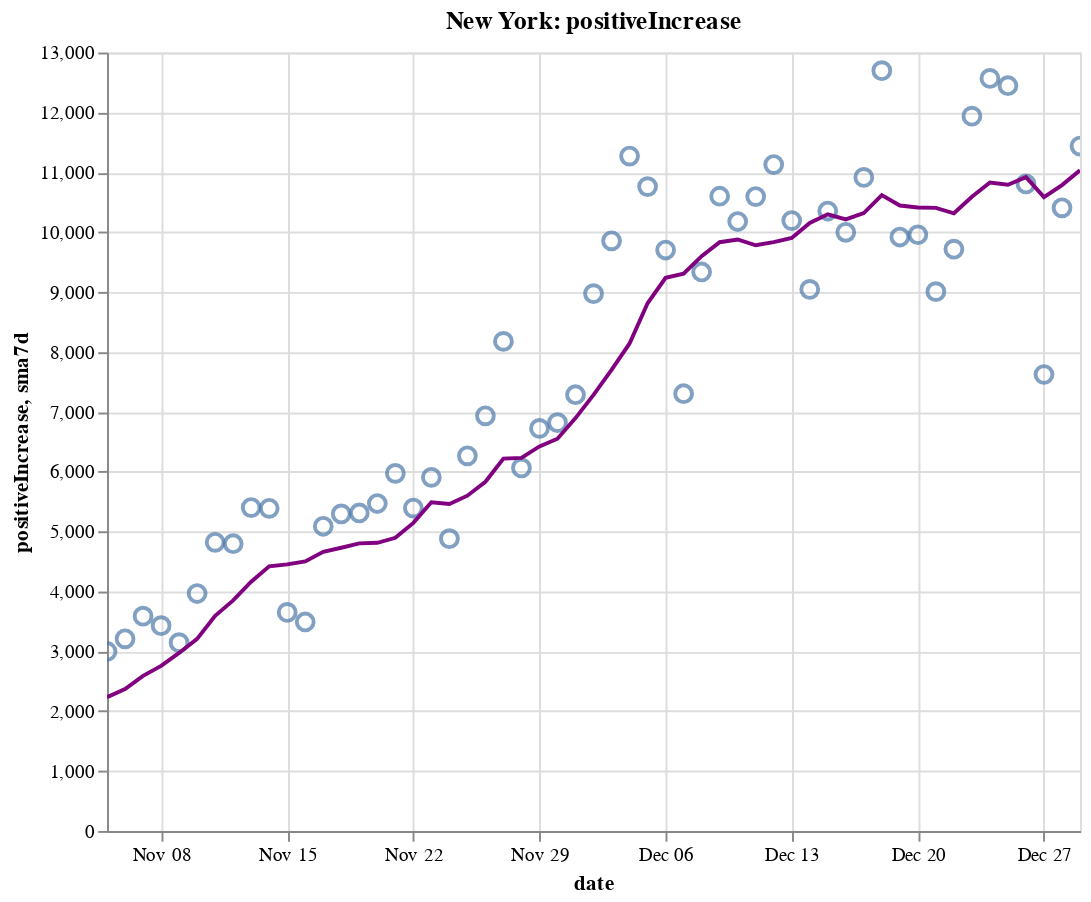

The cell this chart's notebook holds for it:
### Code cell
create_plot(ny, 'positiveIncrease')

### Figure 1 — Vega-Lite specification as saved in the notebook (floating-point values rounded to 4 significant figures)
{"config": {"view": {"continuousWidth": 400, "continuousHeight": 300}}, "layer": [{"layer": [{"mark": {"type": "point", "size": 75}, "encoding": {"tooltip": [{"type": "temporal", "field": "date"}, {"type": "quantitative", "field": "positiveIncrease"}, {"type": "quantitative", "field": "sma7d"}], "x": {"type": "temporal", "field": "date"}, "y": {"type": "quantitative", "field": "positiveIncrease"}}, "selection": {"selector008": {"type": "interval", "bind": "scales", "encodings": ["x", "y"]}}}, {"mark": {"type": "line", "color": "purple"}, "encoding": {"x": {"type": "temporal", "field": "date"}, "y": {"type": "quantitative", "field": "sma7d"}}}]}, {"mark": {"type": "rule", "color": "#aaa"}, "encoding": {"x": {"type": "temporal", "field": "date"}}, "transform": [{"filter": {"selection": "selector007"}}]}, {"mark": "circle", "encoding": {"opacity": {"condition": {"value": 1, "selection": "selector007"}, "value": 0}, "tooltip": [{"type": "temporal", "field": "date"}, {"type": "quantitative", "field": "positiveIncrease"}, {"type": "quantitative", "field": "sma7d"}], "x": {"type": "temporal", "field": "date"}, "y": {"type": "quantitative", "field": "positiveIncrease"}}, "selection": {"selector007": {"type": "single", "encodings": ["x"], "on": "mouseover", "nearest": true, "empty": "none"}}}, {"mark": {"type": "text", "align": "left", "dx": 5, "dy": -5, "stroke": "white", "strokeWidth": 2}, "encoding": {"text": {"type": "quantitative", "field": "positiveIncrease"}, "tooltip": [{"type": "temporal", "field": "date"}, {"type": "quantitative", "field": "positiveIncrease"}, {"type": "quantitative", "field": "sma7d"}], "x": {"type": "temporal", "field": "date"}, "y": {"type": "quantitative", "field": "positiveIncrease"}}, "transform": [{"filter": {"selection": "selector007"}}]}, {"mark": {"type": "text", "align": "left", "dx": 5, "dy": -5}, "encoding": {"text": {"type": "quantitative", "field": "positiveIncrease"}, "tooltip": [{"type": "temporal", "field": "date"}, {"type": "quantitative", "field": "positiveIncrease"}, {"type": "quantitative", "field": "sma7d"}], "x": {"type": "temporal", "field": "date"}, "y": {"type": "quantitative", "field": "positiveIncrease"}}, "transform": [{"filter": {"selection": "selector007"}}]}], "data": {"name": "data-fa1f53c5f6afba2653d2757148e53e1e"}, "height": 400, "title": "New York: positiveIncrease", "width": 500, "$schema": "https://vega.github.io/schema/vega-lite/v4.8.1.json", "datasets": {"data-fa1f53c5f6afba2653d2757148e53e1e": [{"date": "2020-11-05T00:00:00", "totalTestResultsIncrease": 161000.0, "positiveIncrease": 2997.0, "death": 25890.0, "deathIncrease": 24.0, "positiveRate": 0.019, "state": "New York", "sma7d": 2234.0}, {"date": "2020-11-06T00:00:00", "totalTestResultsIncrease": 160700.0, "positiveIncrease": 3209.0, "death": 25910.0, "deathIncrease": 18.0, "positiveRate": 0.02, "state": "New York", "sma7d": 2370.0}, {"date": "2020-11-07T00:00:00", "totalTestResultsIncrease": 163300.0, "positiveIncrease": 3587.0, "death": 25930.0, "deathIncrease": 18.0, "positiveRate": 0.022, "state": "New York", "sma7d": 2590.0}, {"date": "2020-11-08T00:00:00", "totalTestResultsIncrease": 145600.0, "positiveIncrease": 3428.0, "death": 25950.0, "deathIncrease": 19.0, "positiveRate": 0.024, "state": "New York", "sma7d": 2757.0}, {"date": "2020-11-09T00:00:00", "totalTestResultsIncrease": 111400.0, "positiveIncrease": 3144.0, "death": 25970.0, "deathIncrease": 26.0, "positiveRate": 0.028, "state": "New York", "sma7d": 2973.0}, {"date": "2020-11-10T00:00:00", "totalTestResultsIncrease": 128000.0, "positiveIncrease": 3965.0, "death": 26000.0, "deathIncrease": 32.0, "positiveRate": 0.031, "state": "New York", "sma7d": 3208.0}, {"date": "2020-11-11T00:00:00", "totalTestResultsIncrease": 164300.0, "positiveIncrease": 4820.0, "death": 26030.0, "deathIncrease": 21.0, "positiveRate": 0.029, "state": "New York", "sma7d": 3593.0}, {"date": "2020-11-12T00:00:00", "totalTestResultsIncrease": 162600.0, "positiveIncrease": 4797.0, "death": 26060.0, "deathIncrease": 29.0, "positiveRate": 0.029, "state": "New York", "sma7d": 3850.0}, {"date": "2020-11-13T00:00:00", "totalTestResultsIncrease": 203700.0, "positiveIncrease": 5401.0, "death": 26080.0, "deathIncrease": 24.0, "positiveRate": 0.027, "state": "New York", "sma7d": 4163.0}, {"date": "2020-11-14T00:00:00", "totalTestResultsIncrease": 184200.0, "positiveIncrease": 5388.0, "death": 26100.0, "deathIncrease": 24.0, "positiveRate": 0.029, "state": "New York", "sma7d": 4420.0}, {"date": "2020-11-15T00:00:00", "totalTestResultsIncrease": 133200.0, "positiveIncrease": 3649.0, "death": 26130.0, "deathIncrease": 30.0, "positiveRate": 0.027, "state": "New York", "sma7d": 4452.0}, {"date": "2020-11-16T00:00:00", "totalTestResultsIncrease": 124600.0, "positiveIncrease": 3490.0, "death": 26160.0, "deathIncrease": 26.0, "positiveRate": 0.028, "state": "New York", "sma7d": 4501.0}, {"date": "2020-11-17T00:00:00", "totalTestResultsIncrease": 159900.0, "positiveIncrease": 5088.0, "death": 26190.0, "deathIncrease": 30.0, "positiveRate": 0.032, "state": "New York", "sma7d": 4662.0}, {"date": "2020-11-18T00:00:00", "totalTestResultsIncrease": 154400.0, "positiveIncrease": 5294.0, "death": 26220.0, "deathIncrease": 36.0, "positiveRate": 0.034, "state": "New York", "sma7d": 4730.0}, {"date": "2020-11-19T00:00:00", "totalTestResultsIncrease": 195200.0, "positiveIncrease": 5310.0, "death": 26260.0, "deathIncrease": 32.0, "positiveRate": 0.027, "state": "New York", "sma7d": 4803.0}, {"date": "2020-11-20T00:00:00", "totalTestResultsIncrease": 205500.0, "positiveIncrease": 5468.0, "death": 26290.0, "deathIncrease": 35.0, "positiveRate": 0.027, "state": "New York", "sma7d": 4812.0}, {"date": "2020-11-21T00:00:00", "totalTestResultsIncrease": 207900.0, "positiveIncrease": 5972.0, "death": 26330.0, "deathIncrease": 34.0, "positiveRate": 0.029, "state": "New York", "sma7d": 4896.0}, {"date": "2020-11-22T00:00:00", "totalTestResultsIncrease": 196600.0, "positiveIncrease": 5392.0, "death": 26360.0, "deathIncrease": 31.0, "positiveRate": 0.027, "state": "New York", "sma7d": 5145.0}, {"date": "2020-11-23T00:00:00", "totalTestResultsIncrease": 191500.0, "positiveIncrease": 5906.0, "death": 26390.0, "deathIncrease": 33.0, "positiveRate": 0.031, "state": "New York", "sma7d": 5490.0}, {"date": "2020-11-24T00:00:00", "totalTestResultsIncrease": 164800.0, "positiveIncrease": 4881.0, "death": 26440.0, "deathIncrease": 51.0, "positiveRate": 0.03, "state": "New York", "sma7d": 5460.0}, {"date": "2020-11-25T00:00:00", "totalTestResultsIncrease": 173100.0, "positiveIncrease": 6265.0, "death": 26480.0, "deathIncrease": 41.0, "positiveRate": 0.036, "state": "New York", "sma7d": 5599.0}, {"date": "2020-11-26T00:00:00", "totalTestResultsIncrease": 217700.0, "positiveIncrease": 6933.0, "death": 26550.0, "deathIncrease": 67.0, "positiveRate": 0.032, "state": "New York", "sma7d": 5831.0}, {"date": "2020-11-27T00:00:00", "totalTestResultsIncrease": 219400.0, "positiveIncrease": 8176.0, "death": 26590.0, "deathIncrease": 39.0, "positiveRate": 0.037, "state": "New York", "sma7d": 6218.0}, {"date": "2020-11-28T00:00:00", "totalTestResultsIncrease": 152400.0, "positiveIncrease": 6063.0, "death": 26630.0, "deathIncrease": 44.0, "positiveRate": 0.04, "state": "New York", "sma7d": 6231.0}, {"date": "2020-11-29T00:00:00", "totalTestResultsIncrease": 157300.0, "positiveIncrease": 6723.0, "death": 26690.0, "deathIncrease": 58.0, "positiveRate": 0.043, "state": "New York", "sma7d": 6421.0}, {"date": "2020-11-30T00:00:00", "totalTestResultsIncrease": 149000.0, "positiveIncrease": 6819.0, "death": 26750.0, "deathIncrease": 57.0, "positiveRate": 0.046, "state": "New York", "sma7d": 6551.0}, {"date": "2020-12-01T00:00:00", "totalTestResultsIncrease": 146700.0, "positiveIncrease": 7285.0, "death": 26820.0, "deathIncrease": 69.0, "positiveRate": 0.05, "state": "New York", "sma7d": 6895.0}, {"date": "2020-12-02T00:00:00", "totalTestResultsIncrease": 193600.0, "positiveIncrease": 8973.0, "death": 26890.0, "deathIncrease": 73.0, "positiveRate": 0.046, "state": "New York", "sma7d": 7282.0}, {"date": "2020-12-03T00:00:00", "totalTestResultsIncrease": 203400.0, "positiveIncrease": 9855.0, "death": 26960.0, "deathIncrease": 66.0, "positiveRate": 0.048, "state": "New York", "sma7d": 7699.0}, {"date": "2020-12-04T00:00:00", "totalTestResultsIncrease": 208300.0, "positiveIncrease": 11270.0, "death": 27020.0, "deathIncrease": 62.0, "positiveRate": 0.054, "state": "New York", "sma7d": 8141.0}, {"date": "2020-12-05T00:00:00", "totalTestResultsIncrease": 215400.0, "positiveIncrease": 10760.0, "death": 27090.0, "deathIncrease": 72.0, "positiveRate": 0.05, "state": "New York", "sma7d": 8812.0}, {"date": "2020-12-06T00:00:00", "totalTestResultsIncrease": 205800.0, "positiveIncrease": 9702.0, "death": 27150.0, "deathIncrease": 60.0, "positiveRate": 0.047, "state": "New York", "sma7d": 9238.0}, {"date": "2020-12-07T00:00:00", "totalTestResultsIncrease": 152300.0, "positiveIncrease": 7302.0, "death": 27230.0, "deathIncrease": 83.0, "positiveRate": 0.048, "state": "New York", "sma7d": 9307.0}, {"date": "2020-12-08T00:00:00", "totalTestResultsIncrease": 162500.0, "positiveIncrease": 9335.0, "death": 27310.0, "deathIncrease": 75.0, "positiveRate": 0.057, "state": "New York", "sma7d": 9600.0}, {"date": "2020-12-09T00:00:00", "totalTestResultsIncrease": 194600.0, "positiveIncrease": 10600.0, "death": 27400.0, "deathIncrease": 97.0, "positiveRate": 0.054, "state": "New York", "sma7d": 9832.0}, {"date": "2020-12-10T00:00:00", "totalTestResultsIncrease": 197400.0, "positiveIncrease": 10180.0, "death": 27500.0, "deathIncrease": 94.0, "positiveRate": 0.052, "state": "New York", "sma7d": 9878.0}, {"date": "2020-12-11T00:00:00", "totalTestResultsIncrease": 212700.0, "positiveIncrease": 10600.0, "death": 27590.0, "deathIncrease": 89.0, "positiveRate": 0.05, "state": "New York", "sma7d": 9782.0}, {"date": "2020-12-12T00:00:00", "totalTestResultsIncrease": 242900.0, "positiveIncrease": 11130.0, "death": 27680.0, "deathIncrease": 88.0, "positiveRate": 0.046, "state": "New York", "sma7d": 9834.0}, {"date": "2020-12-13T00:00:00", "totalTestResultsIncrease": 205200.0, "positiveIncrease": 10190.0, "death": 27780.0, "deathIncrease": 110.0, "positiveRate": 0.05, "state": "New York", "sma7d": 9905.0}, {"date": "2020-12-14T00:00:00", "totalTestResultsIncrease": 159800.0, "positiveIncrease": 9044.0, "death": 27870.0, "deathIncrease": 85.0, "positiveRate": 0.057, "state": "New York", "sma7d": 10150.0}, {"date": "2020-12-15T00:00:00", "totalTestResultsIncrease": 194200.0, "positiveIncrease": 10350.0, "death": 28000.0, "deathIncrease": 132.0, "positiveRate": 0.053, "state": "New York", "sma7d": 10300.0}, {"date": "2020-12-16T00:00:00", "totalTestResultsIncrease": 160900.0, "positiveIncrease": 9998.0, "death": 28100.0, "deathIncrease": 98.0, "positiveRate": 0.062, "state": "New York", "sma7d": 10210.0}, {"date": "2020-12-17T00:00:00", "totalTestResultsIncrease": 202800.0, "positiveIncrease": 10910.0, "death": 28220.0, "deathIncrease": 122.0, "positiveRate": 0.054, "state": "New York", "sma7d": 10320.0}, {"date": "2020-12-18T00:00:00", "totalTestResultsIncrease": 249400.0, "positiveIncrease": 12700.0, "death": 28340.0, "deathIncrease": 122.0, "positiveRate": 0.051, "state": "New York", "sma7d": 10620.0}, {"date": "2020-12-19T00:00:00", "totalTestResultsIncrease": 191500.0, "positiveIncrease": 9919.0, "death": 28470.0, "deathIncrease": 130.0, "positiveRate": 0.052, "state": "New York", "sma7d": 10450.0}, {"date": "2020-12-20T00:00:00", "totalTestResultsIncrease": 197300.0, "positiveIncrease": 9957.0, "death": 28600.0, "deathIncrease": 124.0, "positiveRate": 0.05, "state": "New York", "sma7d": 10410.0}, {"date": "2020-12-21T00:00:00", "totalTestResultsIncrease": 156500.0, "positiveIncrease": 9007.0, "death": 28710.0, "deathIncrease": 111.0, "positiveRate": 0.058, "state": "New York", "sma7d": 10410.0}, {"date": "2020-12-22T00:00:00", "totalTestResultsIncrease": 164900.0, "positiveIncrease": 9716.0, "death": 28850.0, "deathIncrease": 141.0, "positiveRate": 0.059, "state": "New York", "sma7d": 10320.0}, {"date": "2020-12-23T00:00:00", "totalTestResultsIncrease": 204400.0, "positiveIncrease": 11940.0, "death": 29020.0, "deathIncrease": 166.0, "positiveRate": 0.058, "state": "New York", "sma7d": 10590.0}, {"date": "2020-12-24T00:00:00", "totalTestResultsIncrease": 226300.0, "positiveIncrease": 12570.0, "death": 29150.0, "deathIncrease": 133.0, "positiveRate": 0.056, "state": "New York", "sma7d": 10830.0}, {"date": "2020-12-25T00:00:00", "totalTestResultsIncrease": 226600.0, "positiveIncrease": 12450.0, "death": 29270.0, "deathIncrease": 121.0, "positiveRate": 0.055, "state": "New York", "sma7d": 10790.0}, {"date": "2020-12-26T00:00:00", "totalTestResultsIncrease": 201400.0, "positiveIncrease": 10810.0, "death": 29400.0, "deathIncrease": 126.0, "positiveRate": 0.054, "state": "New York", "sma7d": 10920.0}, {"date": "2020-12-27T00:00:00", "totalTestResultsIncrease": 130300.0, "positiveIncrease": 7623.0, "death": 29510.0, "deathIncrease": 115.0, "positiveRate": 0.059, "state": "New York", "sma7d": 10590.0}, {"date": "2020-12-28T00:00:00", "totalTestResultsIncrease": 124900.0, "positiveIncrease": 10410.0, "death": 29630.0, "deathIncrease": 118.0, "positiveRate": 0.083, "state": "New York", "sma7d": 10790.0}, {"date": "2020-12-29T00:00:00", "totalTestResultsIncrease": 160200.0, "positiveIncrease": 11440.0, "death": 29760.0, "deathIncrease": 127.0, "positiveRate": 0.071, "state": "New York", "sma7d": 11030.0}]}}
